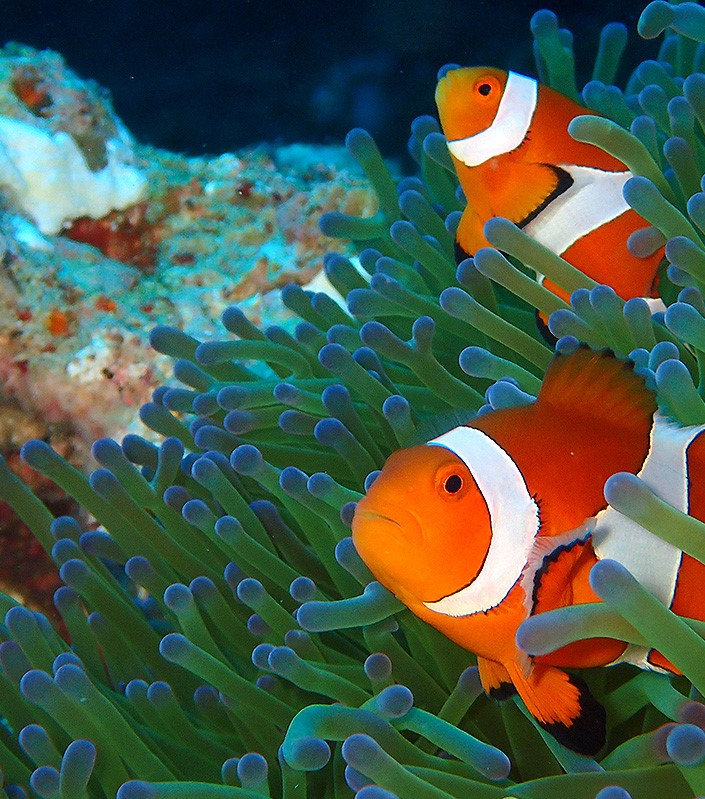
#> input picture example.jpg, 705 x 799 px
$ python snic_vis.py   (older library calls are emulated)
#> lines starting #> are read from the running program, lines starting #| are printed output that depends on the picture
#%% Initialization
import numpy as np
import cv2
import heapq
import matplotlib.pyplot as plt
from skimage.segmentation import mark_boundaries
from time import time
from scipy.io import savemat

#%% Core Functions
def find_seeds(width, height, numk):
    sz = width * height
    gridstep = int(np.sqrt(sz / numk) + 0.5)
    halfstep = gridstep / 2
    xsteps = int(width / gridstep)
    ysteps = int(height / gridstep)
    # no fix for gridstep
    numk_new = xsteps * ysteps
    seeds = np.zeros((numk_new, 2), dtype=np.int) # row and col
    for y in range(0, ysteps):
        for x in range(0, xsteps):
            seeds[y * xsteps + x, 0] = halfstep + y * gridstep
            seeds[y * xsteps + x, 1] = halfstep + x * gridstep
    return numk_new, seeds

def snic(img, numk, compactness):
    # heap log (d, k, i, j, pop(0)/push(1))
    f = open('snic.log', 'w')

    # reduce range of lightness, or else boundaries would be wavy
    img[:,:,0] = img[:,:,0] * 100 / 255

    # constants
    h = img.shape[0]
    w = img.shape[1]
    numk, seeds = find_seeds(w, h, numk)
    sz = h * w
    di = [-1, 0, 1, 0, -1, 1, 1, -1]
    dj = [0, -1, 0, 1, -1, -1, 1, 1]
    connectivity = 4
    invwt = compactness * compactness * numk / sz

    # variants
    labels = -1 * np.ones((h, w), np.int)   # pixel labels
    kf = np.zeros((numk, 5), np.double)     # sp features: l,a,b,i,j
    ks = np.zeros(numk, np.int)             # sp sizes
    heap = []

    for k in range(numk):
        heap.append((0, k, seeds[k, 0], seeds[k, 1]))
    heapq.heapify(heap)
    while len(heap) > 0:
        d, k, i, j = heapq.heappop(heap)
        f.write('%.3f,%d,%d,%d,%d\n' % (d, k, i, j, 0))
        if labels[i, j] < 0: # takes longer time if removed
            labels[i, j] = k
            l, a, b = img[i, j, :].tolist()
            kf[k, :] += l, a, b, i, j
            ks[k] += 1
            for n in range(connectivity):
                ii = i + di[n]
                jj = j + dj[n]
                if ii < 0 or jj < 0 or ii >= h or jj >= w:
                    continue
                if labels[ii, jj] < 0:
                    pf = (*(img[ii, jj, :].tolist()), ii, jj) # pixel features
                    dist = kf[k, :] - [f * ks[k] for f in pf]
                    dist = [d * d for d in dist]
                    colordist = sum(dist[0:3])
                    spacedist = sum(dist[3:5])
                    slicdist = (colordist + spacedist * invwt) / (ks[k] * ks[k])
                    heapq.heappush(heap, (slicdist, k, ii, jj))
                    f.write('%.3f,%d,%d,%d,%d\n' % (slicdist, k, ii, jj, 1))
    f.close()
    return labels

#%% Visualization Functions
def show_seeds(img, numk):
    h = img.shape[0]
    w = img.shape[1]
    numk_new, seeds = find_seeds(w, h, numk)
    for k in range(numk_new):
        i, j = seeds[k, :]
        cv2.circle(img, (j, i), 1, [255, 0, 0], -1)
    plt.imshow(img)
    plt.show()
    print(seeds)

def show_bounaries(img, labels):
    bounds = mark_boundaries(img, labels, mode="inner")
    plt.imshow(bounds)
    plt.show()

#%% Testing
def export_labels_mat():
    img = cv2.imread('example.jpg')
#> img is the input picture: shape (799, 705, 3); mean B, G, R 74.5, 89.8, 73.3
    img = cv2.cvtColor(img, cv2.COLOR_BGR2RGB)
    img_lab = cv2.cvtColor(img, cv2.COLOR_RGB2LAB)
#> img_lab: shape (799, 705, 3); mean of channels 0, 1, 2 95.6, 123, 136.3
    labels = snic(img_lab, 200, 20)
#> in snic, `img[:,:,0] = img[:,:,0] * 100 / 255`: img: shape (799, 705, 3); mean of channels 0, 1, 2 0, 123, 136.3
#> the loop in snic, `while len(heap) > 0:` made 1125281 passes
#> (a, b) on passes 1 to 12: (130, 111), (130, 111), (130, 112), (132, 110), (130, 112), (130, 112), (130, 111), (126, 111), (130, 112), (130, 112), (118, 114), (141, 80)
#> after the loop in snic, `while len(heap) > 0:`:
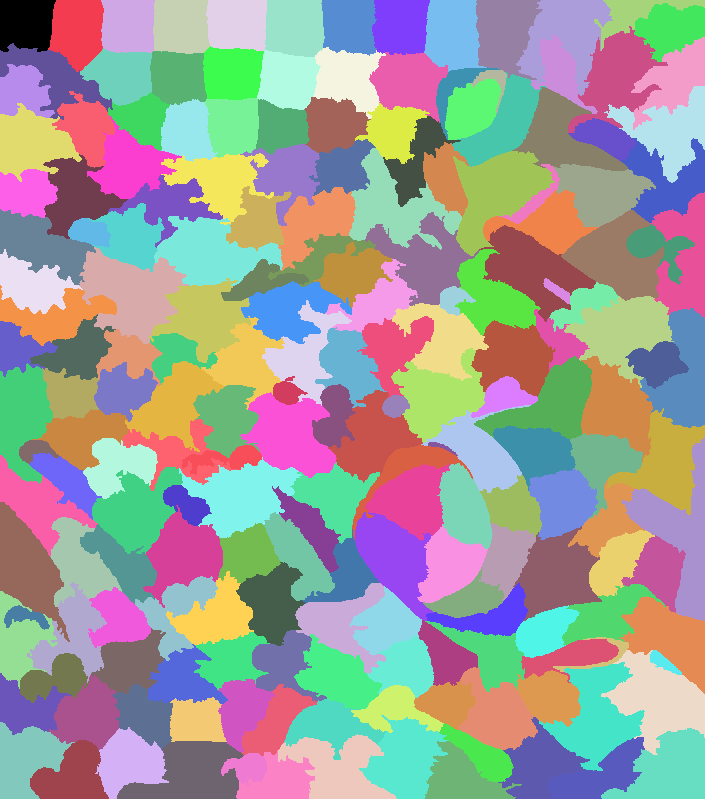
#> labels: shape (799, 705) int64; 195 distinct labels, from 0 to 194; one colour per label, 0 black
    savemat('matlab/reimpl_labels.mat', {"reimpl_labels":labels})

def test():
    img = cv2.imread('example.jpg')
    print('%dx%d' % (img.shape[0], img.shape[1]))
    img = cv2.cvtColor(img, cv2.COLOR_BGR2RGB)
    img_lab = cv2.cvtColor(img, cv2.COLOR_RGB2LAB)
    t0 = time()
    labels = snic(img_lab, 200, 20)
    print('Time used: %.3fs' %(time() - t0))
    show_bounaries(img, labels)

if __name__ =='__main__':
    export_labels_mat()
    # TODO: visualize algorithm process
